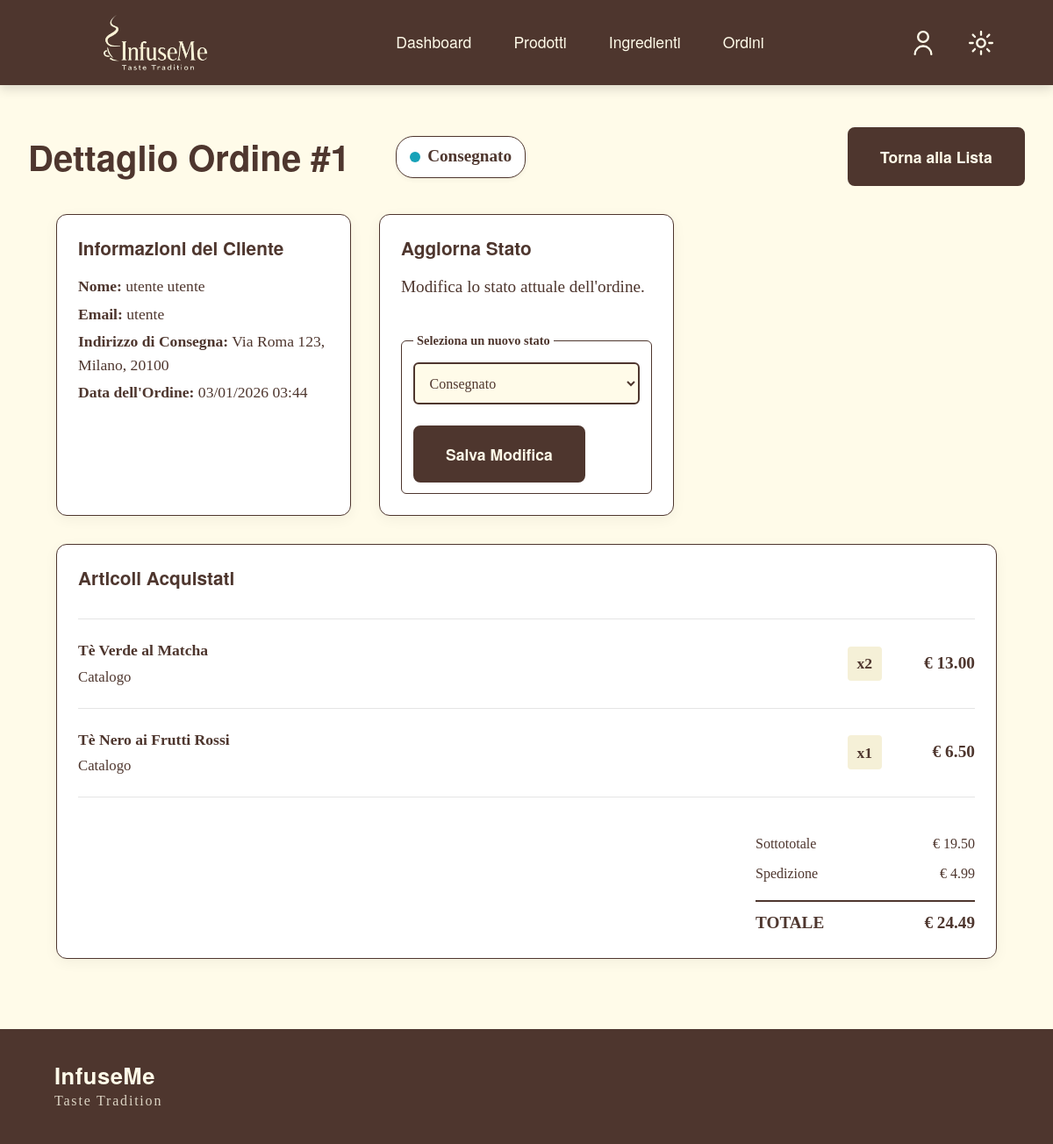
Page /src/dettaglioOrdineAdmin.php?id=1 (signed in) on the earlier database version.
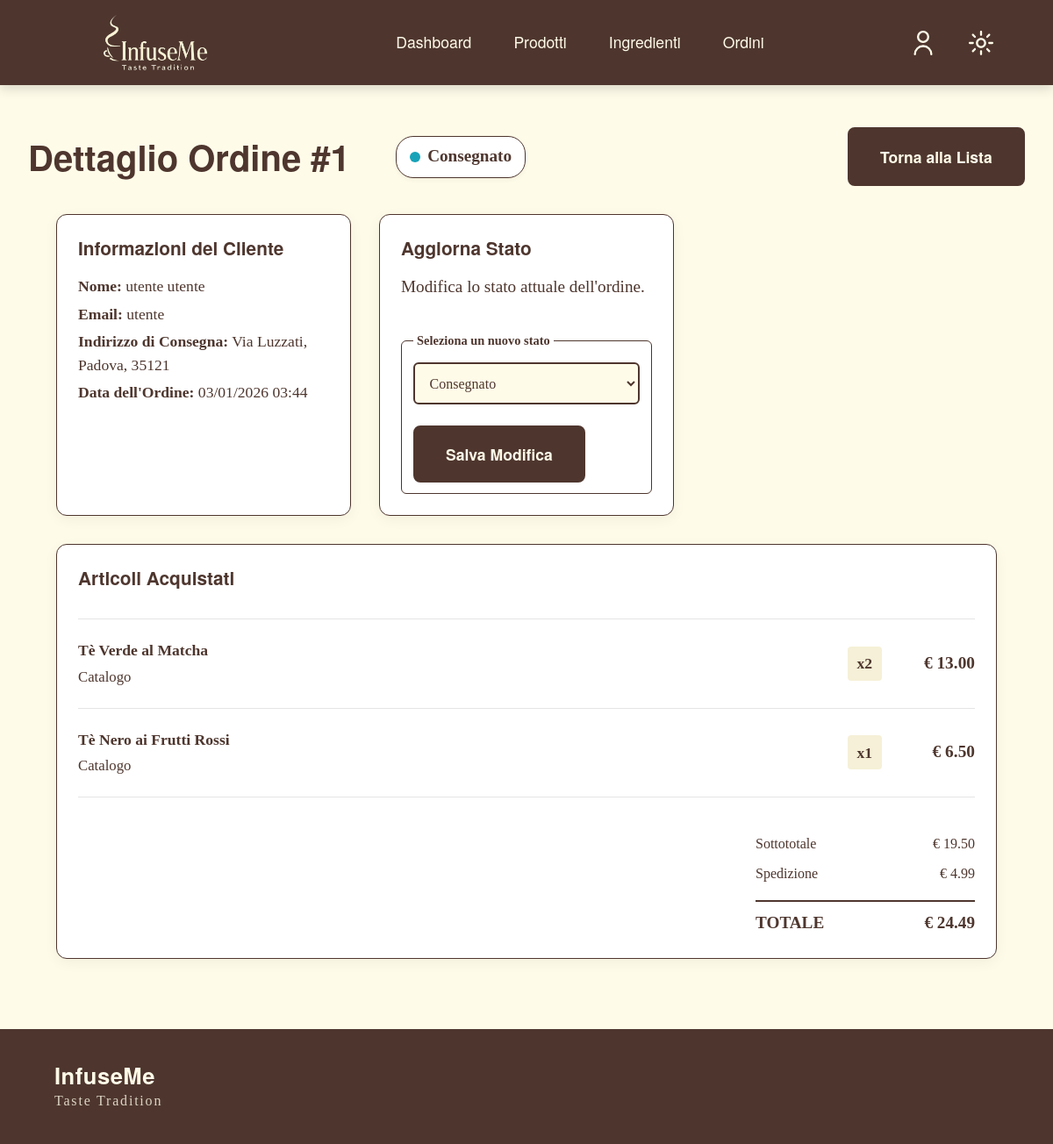
Same page on the later database version.
### tables this page shows
CREATE TABLE ordine (
    id_ordine INT UNSIGNED AUTO_INCREMENT PRIMARY KEY,
    id_utente INT UNSIGNED NOT NULL,
    data_ordine DATETIME NOT NULL DEFAULT CURRENT_TIMESTAMP,
    data_consegna DATE NULL,
    indirizzo_spedizione VARCHAR(255) NULL,
    stato_ord ENUM('in_attesa','pagato','in_preparazione','spedito','consegnato','annullato') NOT NULL DEFAULT 'in_attesa',
    conferma_pagamento BOOLEAN NOT NULL DEFAULT FALSE,
    sottototale DECIMAL(10,2) NOT NULL DEFAULT 0.00,
    spese_spedizione DECIMAL(10,2) NOT NULL DEFAULT 4.99,
    totale DECIMAL(10,2) NOT NULL,
    omaggio BOOLEAN NOT NULL DEFAULT FALSE,
    descrizione_omaggio VARCHAR(255) NULL,
    note TEXT NULL,
    FOREIGN KEY (id_utente) REFERENCES utente(id_utente) ON DELETE RESTRICT,
    CONSTRAINT chk_ordine_totale CHECK (totale >= 0),
    CONSTRAINT chk_ordine_sottototale CHECK (sottototale >= 0)
);

CREATE TABLE utente (
    id_utente INT UNSIGNED AUTO_INCREMENT PRIMARY KEY,
    nome VARCHAR(100) NOT NULL,
    cognome VARCHAR(100) NOT NULL,
    email VARCHAR(255) NOT NULL UNIQUE,
    password_hash VARCHAR(255) NOT NULL,
    data_nascita DATE NOT NULL,
    indirizzo VARCHAR(255) NULL,
    citta VARCHAR(100) NULL,
    cap CHAR(5) NULL,
    paese VARCHAR(100) NULL DEFAULT 'Italia',
    data_registrazione DATETIME NOT NULL DEFAULT CURRENT_TIMESTAMP,
    is_active BOOLEAN NOT NULL DEFAULT TRUE
);

CREATE TABLE dettaglio_ordine (
    id_dettaglio INT UNSIGNED AUTO_INCREMENT PRIMARY KEY,
    id_ordine INT UNSIGNED NOT NULL,
    id_prodotto INT UNSIGNED NULL,
    id_custom INT UNSIGNED NULL,
    quantita INT UNSIGNED NOT NULL DEFAULT 1,
    prezzo_unit DECIMAL(10,2) NOT NULL DEFAULT 0.00,
    totale_riga DECIMAL(10,2) GENERATED ALWAYS AS (quantita * prezzo_unit) VIRTUAL,
    note VARCHAR(255) NULL,
    FOREIGN KEY (id_ordine) REFERENCES ordine(id_ordine) ON DELETE CASCADE,
    FOREIGN KEY (id_prodotto) REFERENCES prodotto(id_prodotto) ON DELETE RESTRICT,
    FOREIGN KEY (id_custom) REFERENCES prodotto_custom(id_custom) ON DELETE RESTRICT,
    CONSTRAINT chk_dettaglio_one_product CHECK (
        (id_prodotto IS NOT NULL AND id_custom IS NULL)
        OR
        (id_prodotto IS NULL AND id_custom IS NOT NULL)
    ),
    CONSTRAINT chk_dettaglio_quantita CHECK (quantita > 0),
    CONSTRAINT chk_dettaglio_prezzo CHECK (prezzo_unit >= 0)
);

CREATE TABLE prodotto (
    id_prodotto INT UNSIGNED AUTO_INCREMENT PRIMARY KEY,
    nome VARCHAR(200) NOT NULL UNIQUE,
    descrizione TEXT NOT NULL,
    prezzo DECIMAL(10,2) NOT NULL DEFAULT 0.00,
    grammi INT NULL DEFAULT 50,
    categoria ENUM('tè_verde', 'tè_nero', 'tè_bianco', 'tè_giallo', 'tè_oolong', 'tisana', 'infuso', 'altro') NOT NULL,
    img_path VARCHAR(255) NULL,
    disponibilita INT NOT NULL DEFAULT 200,
    ultima_modifica DATETIME NOT NULL DEFAULT CURRENT_TIMESTAMP ON UPDATE CURRENT_TIMESTAMP,
    id_base INT UNSIGNED NULL,
    FOREIGN KEY (id_base) REFERENCES base(id_base) ON DELETE RESTRICT,
    CONSTRAINT chk_prezzo_positivo CHECK (prezzo >= 0),
    CONSTRAINT chk_grammi_positivi CHECK (grammi > 0)
);

### src/dettaglioOrdineAdmin.php (the view, shortened to what this page needs)
<?php
require_once 'php/connessione.php';
$id_ordine = intval($_GET['id']);
$sqlOrdine = "SELECT o.*, u.nome, u.cognome, u.email
              FROM ordine o
              JOIN utente u ON o.id_utente = u.id_utente
              WHERE o.id_ordine = ?";
$stmt = $pdo->prepare($sqlOrdine);
$stmt->execute([$id_ordine]);
$ordine = $stmt->fetch();
$sqlDettagli = "SELECT do.*,
                       p.nome AS nome_prodotto, p.img_path,
                       pc.nome_blend, pc.grammi AS grammi_custom
                FROM dettaglio_ordine do
                LEFT JOIN prodotto p ON do.id_prodotto = p.id_prodotto
                LEFT JOIN prodotto_custom pc ON do.id_custom = pc.id_custom
                WHERE do.id_ordine = ?";
$stmtDet = $pdo->prepare($sqlDettagli);
$stmtDet->execute([$id_ordine]);
$dettagli = $stmtDet->fetchAll();
$stato = $ordine['stato_ord'];
$mappaStati = [
    'annullato'       => 'stato-rosso',
    'in_attesa'       => 'stato-giallo',
    'in_preparazione' => 'stato-giallo',
    'pagato'          => 'stato-verde',
    'spedito'         => 'stato-verde',
    'consegnato'      => 'stato-blu'
];
$classStato = isset($mappaStati[$stato]) ? $mappaStati[$stato] : 'stato-giallo';
$statoFormattato = ucfirst(str_replace('_', ' ', $stato));
?>
<!DOCTYPE html>
<html lang="it">
<head>
    <link rel="stylesheet" href="style.css" type="text/css">
</head>
<body>
    <header>
        <div class="header-container">
            <div class="logo">
                <img src="images/logo/logoChiaro.webp" alt="InfuseMe" class="logo-image logo-light">
            </div>
            <nav aria-label="Menu principale" role="navigation">
                <ul class="main-nav">
                    <li><a href="dashboardAdmin.php"><span lang="en">Dashboard</span></a></li>
                    <li><a href="gestioneProdotti.php">Prodotti</a></li>
                    <li><a href="gestioneIngredienti.php">Ingredienti</a></li>
                    <li><a href="gestioneOrdini.php" class="current-page" aria-current="page">Ordini</a></li>
                </ul>
            </nav>
            <div class="header-utilities">
                <a href="paginaUtente.html" class="icon-button" aria-label="Accedi all'area personale">
                    <svg class="icon-svg" xmlns="http://www.w3.org/2000/svg" viewBox="0 0 24 24" aria-hidden="true">
                        <path d="M12,12A6,6,0,1,0,6,6,6.006,6.006,0,0,0,12,12ZM12,2A4,4,0,1,1,8,6,4,4,0,0,1,12,2Z"/>
                        <path d="M12,14a9.01,9.01,0,0,0-9,9,1,1,0,0,0,2,0,7,7,0,0,1,14,0,1,1,0,0,0,2,0A9.01,9.01,0,0,0,12,14Z"/>
                    </svg>
                </a>
                <button class="icon-button theme-toggle" aria-label="Cambia tema">
                </button>
            </div>
        </div>
    </header>
    <main id="main-content" role="main">
    <section class="admin-dashboard">
        <div class="admin-page-header">
            <div class="header-title-group">
                <h1>Dettaglio Ordine #<?php echo $ordine['id_ordine']; ?></h1>
                <div class="order-status-badge">
                    <span class="<?php echo $classStato; ?>"></span>
                    <strong><?php echo $statoFormattato; ?></strong>
                </div>
            </div>
            <a href="gestioneOrdini.php" class="bottone-primario">Torna alla Lista</a>
        </div>
        <div class="admin-grid">
            <article class="admin-card">
                <div class="card-content">
                    <h3>Informazioni del Cliente</h3>
                    <div class="admin-details">
                        <p><strong>Nome:</strong> <?php echo htmlspecialchars($ordine['nome'] . " " . $ordine['cognome']); ?></p>
                        <p><strong>Email:</strong> <?php echo htmlspecialchars($ordine['email']); ?></p>
                        <p><strong>Indirizzo di Consegna:</strong>
                        <?php echo htmlspecialchars($ordine['indirizzo_spedizione']); ?></p>
                        <p><strong>Data dell'Ordine:</strong>
                        <?php echo date("d/m/Y H:i", strtotime($ordine['data_ordine'])); ?></p>
                    </div>
                </div>
            </article>
            <article class="admin-card">
                <div class="card-content">
                    <h3>Aggiorna Stato</h3>
                    <p>Modifica lo stato attuale dell'ordine.</p>
                    <form method="POST" action="">
                        <fieldset>
                            <legend>Seleziona un nuovo stato</legend>
                            <div class="input-group">
                                <select name="nuovo_stato" id="nuovo_stato">
                                    <option value="consegnato" <?php if($stato == 'consegnato') echo 'selected'; ?>>Consegnato</option>
                                </select>
                            </div>
                            <input type="submit" class="bottone-primario" value="Salva Modifica">
                        </fieldset>
                    </form>
                </div>
            </article>
            <article class="admin-card card-full-width">
                <div class="card-content">
                    <h3>Articoli Acquistati</h3>
                    <ul class="product-list">
                        <?php foreach ($dettagli as $item):
                            $nomeItem = !empty($item['nome_prodotto']) ? $item['nome_prodotto'] : $item['nome_blend'];
                            $tipoItem = !empty($item['nome_prodotto']) ? "Catalogo" : "Blend Custom";
                        ?>
                        <li class="product-item">
                            <div class="product-info">
                                <strong><?php echo htmlspecialchars($nomeItem); ?></strong>
                                <span class="product-type"><?php echo $tipoItem; ?></span>
                            </div>
                            <div class="product-pricing">
                                <span class="qty-badge">x<?php echo $item['quantita']; ?></span>
                                <span class="price">€ <?php echo number_format($item['totale_riga'], 2); ?></span>
                            </div>
                        </li>
                        <?php endforeach; ?>
                    </ul>
                    <div class="order-summary">
                        <div class="summary-row">
                            <span>Sottototale</span>
                            <span>€ <?php echo number_format($ordine['sottototale'], 2); ?></span>
                        </div>
                        <div class="summary-row">
                            <span>Spedizione</span>
                            <span>€ <?php echo number_format($ordine['spese_spedizione'], 2); ?></span>
                        </div>
                        <div class="summary-row total-row">
                            <strong>TOTALE</strong>
                            <strong>€ <?php echo number_format($ordine['totale'], 2); ?></strong>
                        </div>
                    </div>
                </div>
            </article>
        </div>
    </section>
    </main>
    <footer>
        <div class="container">
            <div class="footer-section-admin">
                <div class="footer-brand">
                    <div class="brand-name"><span lang="en">InfuseMe</span></div>
                    <div class="motto-brand"><span lang="en">Taste Tradition</span></div>
                </div>
            </div>
        </div>
    </footer>
</body>
</html>

Differences in the rows shown:
changed ordine "Consegnato": indirizzo_spedizione "Via Roma 123, Milano, 20100" → "Via Luzzati, Padova, 35121"
